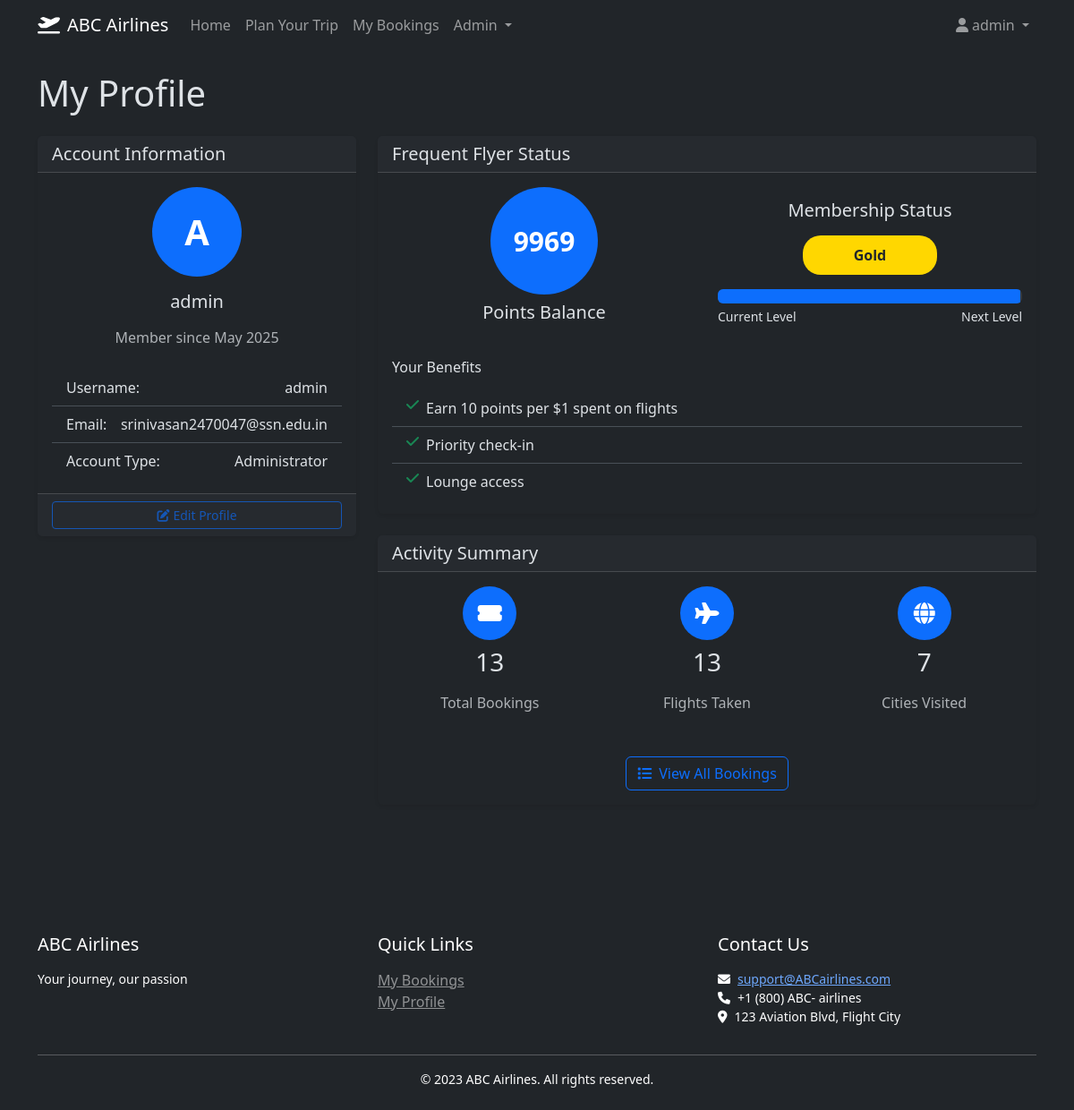
The page /profile (signed in) on the database as committed earlier.
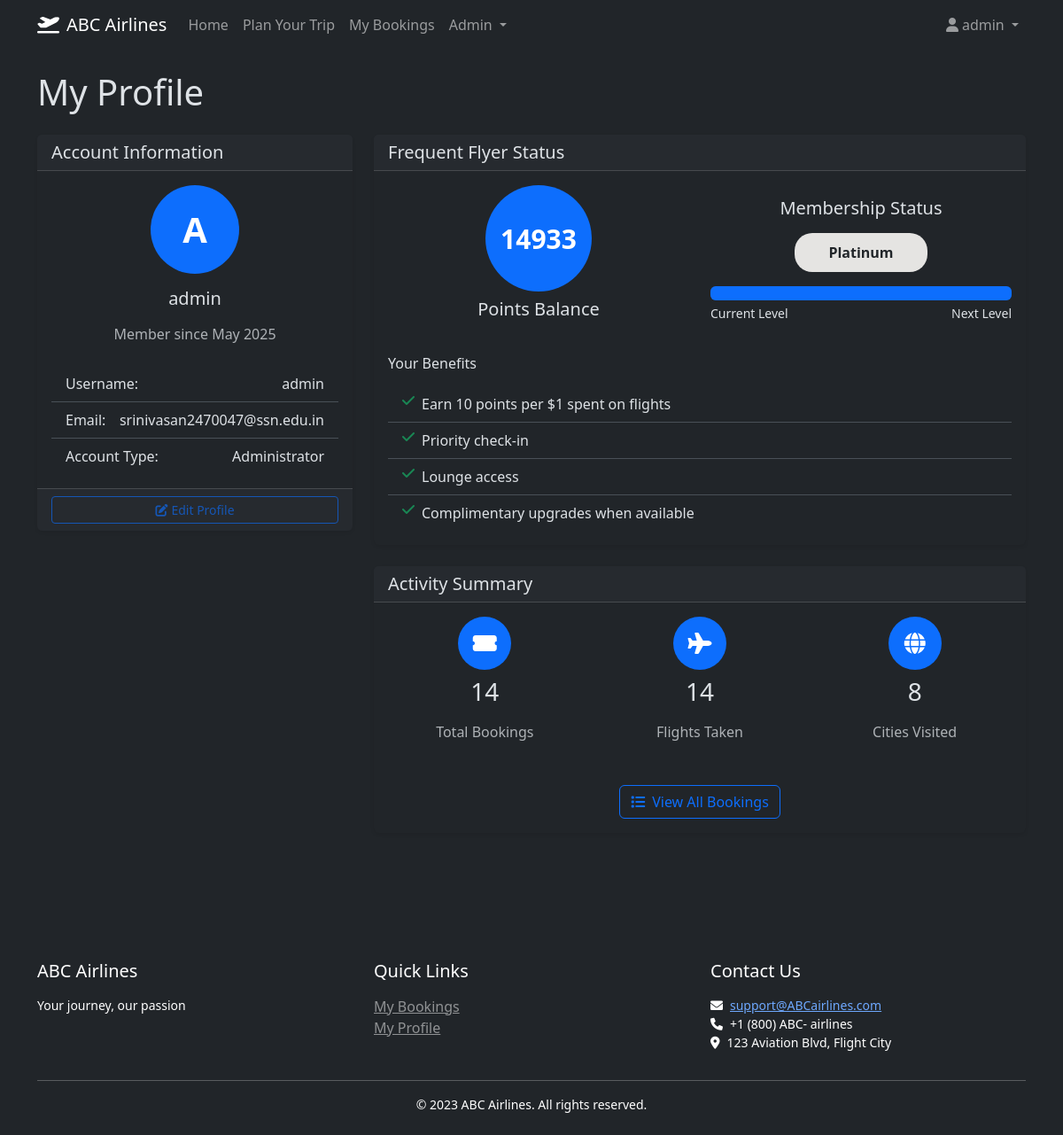
The same page on the database as committed later.
### models.py (models this page shows, shortened)
class User(UserMixin, db.Model):
    __tablename__ = 'users'
    id = db.Column(db.Integer, primary_key=True)
    username = db.Column(db.String(80), unique=True, nullable=False)
    email = db.Column(db.String(120), unique=True, nullable=False)
    password_hash = db.Column(db.String(128), nullable=False)
    is_admin = db.Column(db.Boolean, default=False)
    frequent_flyer_points = db.Column(db.Integer, default=0)
    created_at = db.Column(db.DateTime, nullable=False, default=datetime.utcnow)  # Add created_at
    bookings = db.relationship('Booking', backref='user', lazy=True)

### routes.py (the view)
@app.route('/profile')
@login_required
def profile():
    user = data.get_user_by_id(current_user.id)
    bookings_count = len(data.get_user_bookings(current_user.id))
    return render_template('user_profile.html', user=user, bookings_count=bookings_count)

### app.py (called while the page is built)
@login_manager.user_loader
def load_user(user_id):
    from models import User
    return User.query.get(int(user_id))

### data.py (called while the page is built)
def get_user_by_id(user_id):
    return User.query.get(user_id)

def get_user_bookings(user_id):
    return Booking.query.filter_by(user_id=user_id).all()

### routes.py (called while the page is built)
@app.context_processor
def utility_processor():
    return {
        'format_datetime': format_datetime,
        'format_date': format_date,
        'format_time': format_time,
        'format_price': format_price
    }

### templates/user_profile.html (shortened to what the changed rows need)
{% extends "base.html" %}
{% block content %}
<div class="mb-4">
    <h1 class="mb-4">My Profile</h1>
    <div class="row">
        <div class="col-md-4 mb-4">
            <div class="card">
                <div class="card-body">
                    <div class="text-center mb-4">
                        <div class="avatar-circle mb-3">
                            <span class="initials">{{ user.username[0].upper() }}</span>
                        </div>
                        <h5>{{ user.username }}</h5>
                        <p class="text-muted">Member since {{ user.created_at.strftime('%b %Y') }}</p>
                    </div>
                    <ul class="list-group list-group-flush">
                        <li class="list-group-item d-flex justify-content-between">
                            <span>Username:</span>
                            <span>{{ user.username }}</span>
                        </li>
                        <li class="list-group-item d-flex justify-content-between">
                            <span>Email:</span>
                            <span>{{ user.email }}</span>
                        </li>
                        <li class="list-group-item d-flex justify-content-between">
                            <span>Account Type:</span>
                            <span>{{ 'Administrator' if user.is_admin else 'Standard User' }}</span>
                        </li>
                    </ul>
                </div>
            </div>
        </div>
        <div class="col-md-8">
            <div class="card mb-4">
                <div class="card-body">
                    <div class="row align-items-center">
                        <div class="col-md-6">
                            <div class="text-center mb-3">
                                <div class="points-circle">
                                    <span class="points-value">{{ user.frequent_flyer_points }}</span>
                                </div>
                            </div>
                        </div>
                        <div class="col-md-6">
                            <div class="loyalty-status">
                                {% set status = "Bronze" if user.frequent_flyer_points < 1000 else
                                                "Silver" if user.frequent_flyer_points < 5000 else
                                                "Gold" if user.frequent_flyer_points < 10000 else "Platinum" %}
                                {% set status_color = "#CD7F32" if status == "Bronze" else
                                                      "#C0C0C0" if status == "Silver" else
                                                      "#FFD700" if status == "Gold" else "#E5E4E2" %}
                                <h5 class="text-center mb-3">Membership Status</h5>
                                <div class="status-badge" style="background-color: {{ status_color }}">
                                    {{ status }}
                                </div>
                                <div class="progress mt-3">
                                    {% set progress = (user.frequent_flyer_points % 5000) / 50 if user.frequent_flyer_points < 10000 else 100 %}
                                    <div class="progress-bar" role="progressbar" style="width: {{ progress }}%"></div>
                                </div>
                                <div class="d-flex justify-content-between mt-1">
                                    <small>Current Level</small>
                                    <small>Next Level</small>
                                </div>
                            </div>
                        </div>
                    </div>
                    <div class="benefits mt-4">
                        <ul class="list-group list-group-flush">
                            {% if user.frequent_flyer_points >= 10000 %}
                            <li class="list-group-item d-flex">
                                <i class="fas fa-check text-success me-2"></i>
                                <div>Complimentary upgrades when available</div>
                            </li>
                            {% endif %}
                        </ul>
                    </div>
                </div>
            </div>
            <div class="card">
                <div class="card-body">
                    <div class="row text-center">
                        <div class="col-md-4 mb-3">
                            <div class="stats-circle mb-2">
                                <i class="fas fa-ticket-alt"></i>
                            </div>
                            <h3>{{ bookings_count }}</h3>
                            <p class="text-muted">Total Bookings</p>
                        </div>
                        <div class="col-md-4 mb-3">
                            <div class="stats-circle mb-2">
                                <i class="fas fa-plane"></i>
                            </div>
                            <h3>{% if bookings_count > 0 %}{{ bookings_count }}{% else %}0{% endif %}</h3>
                            <p class="text-muted">Flights Taken</p>
                        </div>
                        <div class="col-md-4 mb-3">
                            <div class="stats-circle mb-2">
                                <i class="fas fa-globe"></i>
                            </div>
                            <h3>{% if bookings_count > 0 %}{{ bookings_count // 2 + 1 }}{% else %}0{% endif %}</h3>
                            <p class="text-muted">Cities Visited</p>
                        </div>
                    </div>
                </div>
            </div>
        </div>
    </div>
</div>
{% endblock %}

### templates/base.html (shortened to what this page needs)
<!DOCTYPE html>
<html lang="en" data-bs-theme="dark">
<head>
    <link rel="stylesheet" href="https://cdn.jsdelivr.net/npm/bootstrap@5.3.3/dist/css/bootstrap.min.css">
    <link rel="stylesheet" href="https://cdnjs.cloudflare.com/ajax/libs/font-awesome/6.0.0/css/all.min.css">
    <link rel="stylesheet" href="{{ url_for('static', filename='css/custom.css') }}">
</head>
<body>
    <nav class="navbar navbar-expand-lg navbar-dark bg-dark mb-4">
        <div class="container">
            <a class="navbar-brand" href="{{ url_for('index') }}">
                <i class="fas fa-plane-departure me-2"></i>ABC Airlines
            </a>
            <div class="collapse navbar-collapse" id="navbarNav">
                <ul class="navbar-nav me-auto">
                    <li class="nav-item">
                        <a class="nav-link" href="{{ url_for('index') }}">Home</a>
                    </li>
                    <li class="nav-item">
                        <button class="btn btn-link nav-link" data-bs-toggle="modal" data-bs-target="#travelModal">Plan Your Trip</button>
                    </li>
                    {% if current_user.is_authenticated %}
                    <li class="nav-item">
                        <a class="nav-link" href="{{ url_for('my_bookings') }}">My Bookings</a>
                    </li>
                    {% endif %}
                    {% if current_user.is_authenticated and current_user.is_admin %}
                    <li class="nav-item dropdown">
                        <a class="nav-link dropdown-toggle" href="#" id="adminDropdown" role="button" data-bs-toggle="dropdown">
                            Admin
                        </a>
                    </li>
                    {% endif %}
                </ul>
                <ul class="navbar-nav">
                    {% if current_user.is_authenticated %}
                    <li class="nav-item dropdown">
                        <a class="nav-link dropdown-toggle" href="#" id="userDropdown" role="button" data-bs-toggle="dropdown">
                            <i class="fas fa-user me-1"></i>{{ current_user.username }}
                        </a>
                    </li>
                    {% endif %}
                </ul>
            </div>
        </div>
    </nav>
    <main class="container pb-4">
        {% block content %}{% endblock %}
    </main>
    <footer class="bg-dark text-white mt-5 py-4">
        <div class="container">
            <div class="row">
                <div class="col-md-4">
                    <h5>ABC Airlines</h5>
                    <p class="small">Your journey, our passion</p>
                </div>
                <div class="col-md-4">
                    <h5>Quick Links</h5>
                    <ul class="list-unstyled">
                        {% if current_user.is_authenticated %}
                        <li><a href="{{ url_for('my_bookings') }}" class="text-white-50">My Bookings</a></li>
                        <li><a href="{{ url_for('profile') }}" class="text-white-50">My Profile</a></li>
                        {% else %}
                        <li><a href="{{ url_for('login') }}" class="text-white-50">Login</a></li>
                        <li><a href="{{ url_for('register') }}" class="text-white-50">Register</a></li>
                        {% endif %}
                    </ul>
                </div>
                <div class="col-md-4">
                    <h5>Contact Us</h5>
                    <p class="small">
                        <i class="fas fa-envelope me-2"></i><a href="mailto:support@ABCairlines.com">support@ABCairlines.com</a><br>
                        <i class="fas fa-phone me-2"></i>+1 (800) ABC- airlines<br>
                        <i class="fas fa-map-marker-alt me-2"></i>123 Aviation Blvd, Flight City
                    </p>
                </div>
            </div>
            <hr class="my-3">
            <div class="text-center">
                <p class="small mb-0">&copy; 2023 ABC Airlines. All rights reserved.</p>
            </div>
        </div>
    </footer>
</body>
</html>

Rows that differ between the two databases and show on the page:
changed User "admin": frequent_flyer_points "9969" → "14933"
Other text that changed with them:
{{ status }}: "Gold" → "Platinum"
{{ progress }}: 99.38 → 100 (drawn)
{{ bookings_count }}: "13" → "14"
{{ bookings_count // 2 + 1 }}: "7" → "8"
text now shown: "Complimentary upgrades when available"
